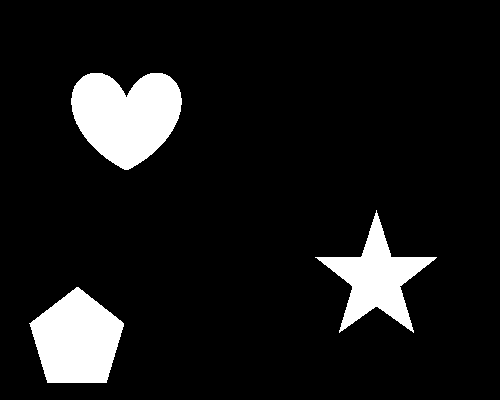
//> input picture c++/OpenCV/Labeling/input.bmp, 500 x 400 px
$ ./labeling   (built with g++ and OpenCV 4)
//> lines starting //> are read from the running program, lines starting //| are printed output that depends on the picture; after the words box and inside, x2 and y2 are one past the last pixel; in counts of white or black regions, pixels touching at a corner belong together
#include <opencv2/core.hpp>
#include <opencv2/imgproc.hpp>
#include <opencv2/imgcodecs.hpp>
#include <opencv2/highgui.hpp>

#include <iostream>
#include <vector>

int main( int argc, const char** argv )
{
    // グレースケールで画像読み込み
    cv::Mat src = cv::imread("../input.bmp", cv::IMREAD_GRAYSCALE);
//> src: 400 rows x 500 cols, CV_8UC1; 9.6% white; 3 white regions, box (x1, y1, x2, y2) and area: (71, 73, 182, 170) 7682, (29, 287, 124, 383) 6348, (315, 210, 437, 333) 5134

    // 画像の読み込みに失敗したらエラー終了する
    if(src.empty())
    {
        std::cerr << "Failed to open image file." << std::endl;
        return -1;
    }

    // 二値化
    cv::Mat bin;
    cv::threshold(src, bin, 0, 255, cv::THRESH_BINARY | cv::THRESH_OTSU);

    // ラベル用画像生成(※CV_32S or CV_16Uにする必要あり)
    cv::Mat labelImage(src.size(), CV_32S);

    // ラベリング実行．戻り値がラベル数．また，このサンプルでは8近傍でラベリングする．
    // int nLabels = cv::connectedComponents(bin, labelImage, 8);
    cv::Mat centroids;
    cv::Mat statsv;
    int nLabels = connectedComponentsWithStats(src, labelImage, statsv, centroids, 8);
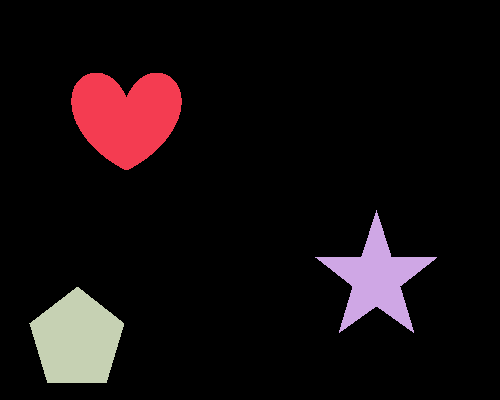
//> labelImage: 400 rows x 500 cols, CV_32SC1; 4 distinct labels, from 0 to 3; one colour per label, 0 black
//> statsv = [[0, 0, 500, 400, 180836], [71, 73, 111, 97, 7682], [315, 210, 122, 123, 5134], [29, 287, 95, 96, 6348]]; centroids = [[257.2, 195.9], [126, 115.2], [376, 278.1], [76.51, 339.4]]; nLabels = 4
    double x,y;
    for(int i=0;i<centroids.rows;i++){
        x = centroids.at<float>(i,0);
        y = centroids.at<float>(i,1);
        std::cout << x << ", " << y << std::endl;
    }
//> this loop made 4 passes
//> (x, y) on passes 1 to 4: (-1.01e-38, 3.75), (0.359, 3.49), (2.59e-05, 3.87), (8.65e-17, 3.3)
//| -1.00511e-38, 3.7512
//| 0.3585, 3.49215
//| 2.58573e-05, 3.86717
//| 8.64673e-17, 3.29886


    // ラベリング結果の描画色を決定
    std::vector<cv::Vec3b> colors(nLabels);
    colors[0] = cv::Vec3b(0, 0, 0);
    for(int label = 1; label < nLabels; ++label)
    {
        colors[label] = cv::Vec3b((rand()&255), (rand()&255), (rand()&255));
    }
//> this loop made 3 passes

    // ラベリング結果の描画
    cv::Mat dst(src.size(), CV_8UC3);
    for(int y = 0; y < dst.rows; ++y)
    {
        for(int x = 0; x < dst.cols; ++x)
        {
            int label = labelImage.at<int>(y, x);
            cv::Vec3b &pixel = dst.at<cv::Vec3b>(y, x);
            pixel = colors[label];
        }
    }
    cv::namedWindow("Source", cv::WINDOW_AUTOSIZE );
    cv::imshow("Source", src );
    cv::namedWindow( "Connected Components", cv::WINDOW_AUTOSIZE );
    cv::imshow( "Connected Components", dst );

    cv::waitKey(0);
    return 0;
}
